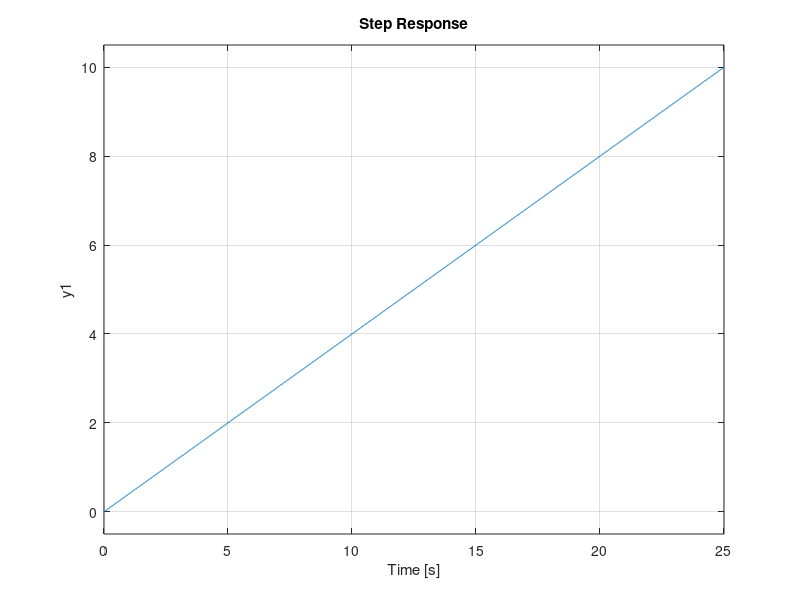

Source code (MATLAB):
clear all;
close all;
clc;

Tsim = 25;

F1 = tf([2], [5 1]);
F2 = tf([-2], [5 1]);
F3 = tf([2], [-5 1]);
F4 = tf([2], [5 0]);

subplot(2,2,1)
step(F1,Tsim)
subplot(2,2,2)
step(F2,Tsim)
subplot(2,2,3)
step(F3,Tsim)
subplot(2,2,4)
step(F4,Tsim)